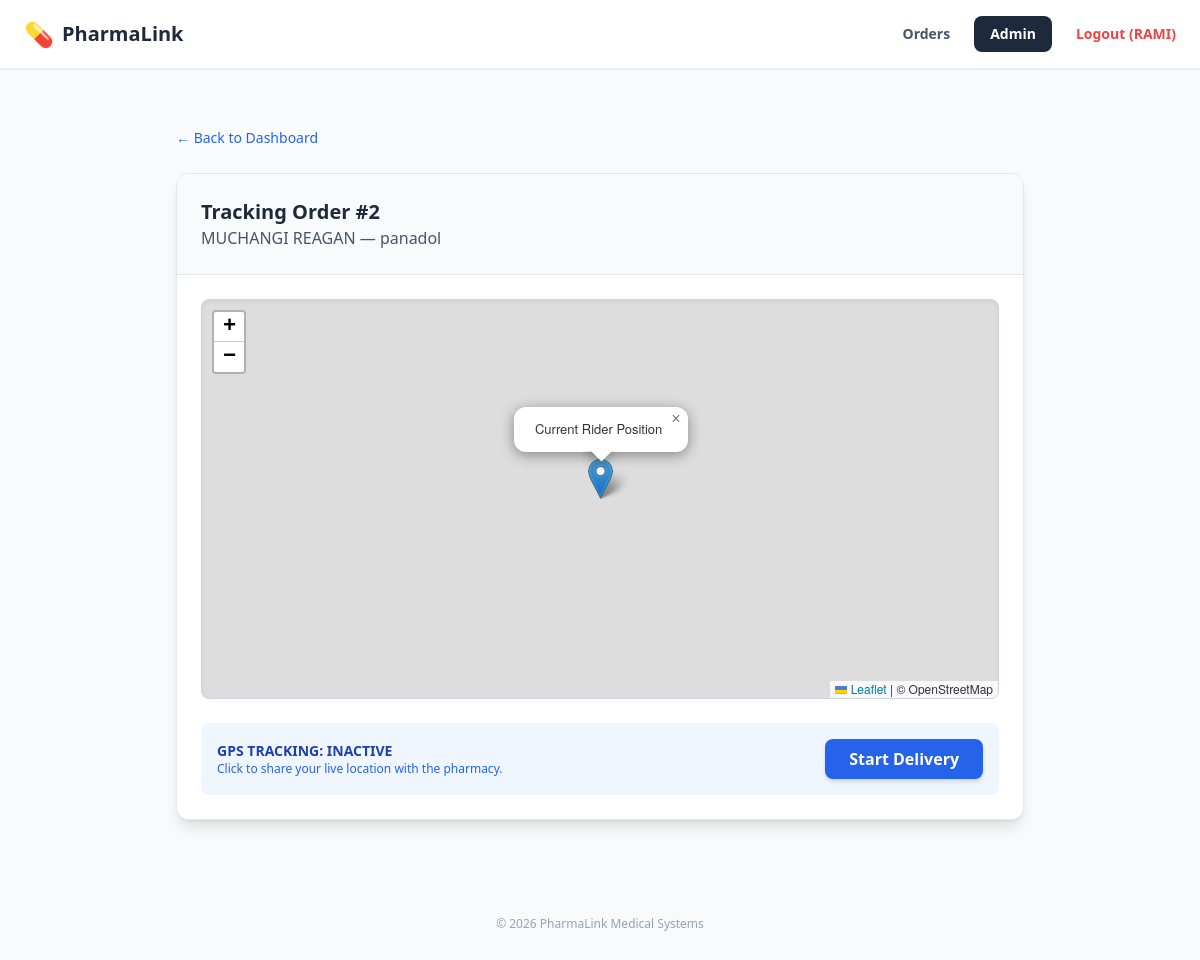
The app's page /track/2/ (signed in) with its own data.
### MED/models.py (models this page shows, shortened)
class Order(models.Model):
    STATUS_CHOICES = [
        ('Pending', 'Pending'), ('Approved', 'Approved'),
        ('In Transit', 'In Transit'), ('Delivered', 'Delivered'), ('Completed', 'Completed')
    ]
    patient_name = models.CharField(max_length=200)
    patient_phone = models.CharField(max_length=15, blank=True)
    medicines = models.TextField()
    branch = models.ForeignKey(Branch, on_delete=models.CASCADE, related_name='orders')
    status = models.CharField(max_length=20, choices=STATUS_CHOICES, default='Pending')
    delivery_code = models.CharField(max_length=4, editable=False)
    prescription_photo = models.ImageField(upload_to='prescriptions/', null=True, blank=True)
    latitude = models.FloatField(default=0.0, null=True, blank=True)
    longitude = models.FloatField(default=0.0, null=True, blank=True)
    created_at = models.DateTimeField(auto_now_add=True)
    total_price = models.DecimalField(max_digits=10, decimal_places=2, default=0.00)
    processed_by = models.ForeignKey(Worker, on_delete=models.SET_NULL, null=True, blank=True)

### MED/views.py (the view)
# urls.py: path('track/<int:order_id>/', views.track_order, name='track_order'),
@login_required
def track_order(request, order_id):
    order = get_object_or_404(Order, id=order_id)
    return render(request, 'track_order.html', {'order': order})

### MED/templates/track_order.html (shortened to what this page needs)
{% extends 'base.html' %}
{% block content %}
<div class="max-w-4xl mx-auto p-6">
    <div class="mb-6">
        <a href="{% url 'order_list' %}" class="text-blue-600 hover:underline text-sm font-medium">
            ← Back to Dashboard
        </a>
    </div>
    <div class="bg-white shadow-lg rounded-xl border border-slate-200 overflow-hidden">
        <div class="p-6 border-b border-slate-200 bg-slate-50">
            <h2 class="text-xl font-bold text-slate-800">Tracking Order #{{ order.id }}</h2>
            <p class="text-slate-600">{{ order.patient_name }} — {{ order.medicines }}</p>
        </div>
        <div class="p-6">
            <link rel="stylesheet" href="https://unpkg.com/leaflet@1.9.4/dist/leaflet.css" />
            <div id="map" class="rounded-lg border border-slate-300 shadow-inner" style="height: 400px; width: 100%;"></div>
            <div id="status-container" class="mt-6 p-4 bg-blue-50 rounded-lg flex items-center justify-between transition-colors">
                <div>
                    <p id="status-text" class="font-bold text-blue-800 text-sm uppercase">GPS Tracking: Inactive</p>
                    <p class="text-xs text-blue-600">Click to share your live location with the pharmacy.</p>
                </div>
                <button onclick="startTracking()" class="bg-blue-600 hover:bg-blue-700 text-white px-6 py-2 rounded-lg font-bold shadow-md transition">
                    Start Delivery
                </button>
            </div>
        </div>
    </div>
</div>
{% endblock %}

### MED/templates/base.html (shortened to what this page needs)
<!DOCTYPE html>
<html lang="en">
<head>
    <script src="https://cdn.tailwindcss.com"></script>
</head>
<body class="bg-slate-50 min-h-screen">
    <nav class="bg-white border-b border-slate-200 px-6 py-4 flex justify-between items-center shadow-sm">
        <div class="flex items-center gap-2">
            <span class="text-2xl">💊</span>
            <span class="font-bold text-xl text-slate-800">PharmaLink</span>
        </div>
        <div class="flex items-center space-x-6 text-sm font-semibold">
            {% if user.is_authenticated %}
                {% if user.is_superuser or user.personnel.role == 'Pharmacist' %}
                    <a href="{% url 'order_list' %}" class="text-slate-600 hover:text-blue-600 transition">Orders</a>
                {% endif %}
                {% if user.is_superuser %}
                    <a href="/admin" class="bg-slate-800 text-white px-4 py-2 rounded-lg hover:bg-slate-700 transition">Admin</a>
                {% endif %}
                <form action="{% url 'logout' %}" method="post" class="inline">
                    <button type="submit" class="text-red-500 hover:text-red-700 font-bold cursor-pointer">
                        Logout ({{ user.username }})
                    </button>
                </form>
            {% else %}
                <a href="{% url 'login' %}" class="text-blue-600 hover:text-blue-800 font-bold">Staff Login</a>
            {% endif %}
        </div>
    </nav>
    <main class="container mx-auto px-4 py-8">
        {% block content %}
        {% endblock %}
    </main>
    <footer class="text-center py-10 text-slate-400 text-xs">
        &copy; 2026 PharmaLink Medical Systems
    </footer>
</body>
</html>

### records on screen
Order: id "2", patient_name "MUCHANGI REAGAN", medicines "panadol"

### other values on screen
{{ user.username }} "RAMI"
